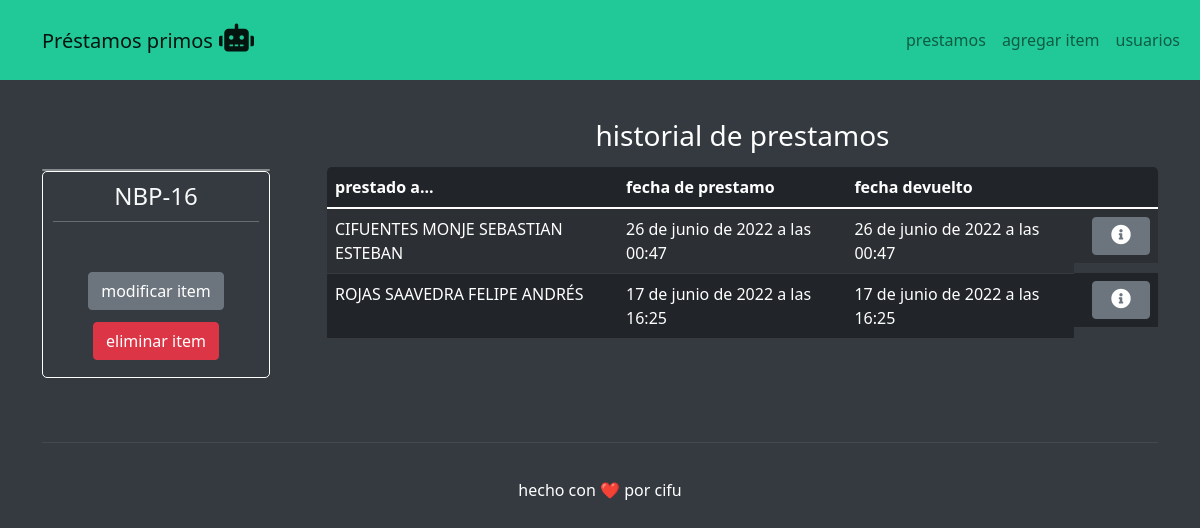
Before: /26/ with the older database file.
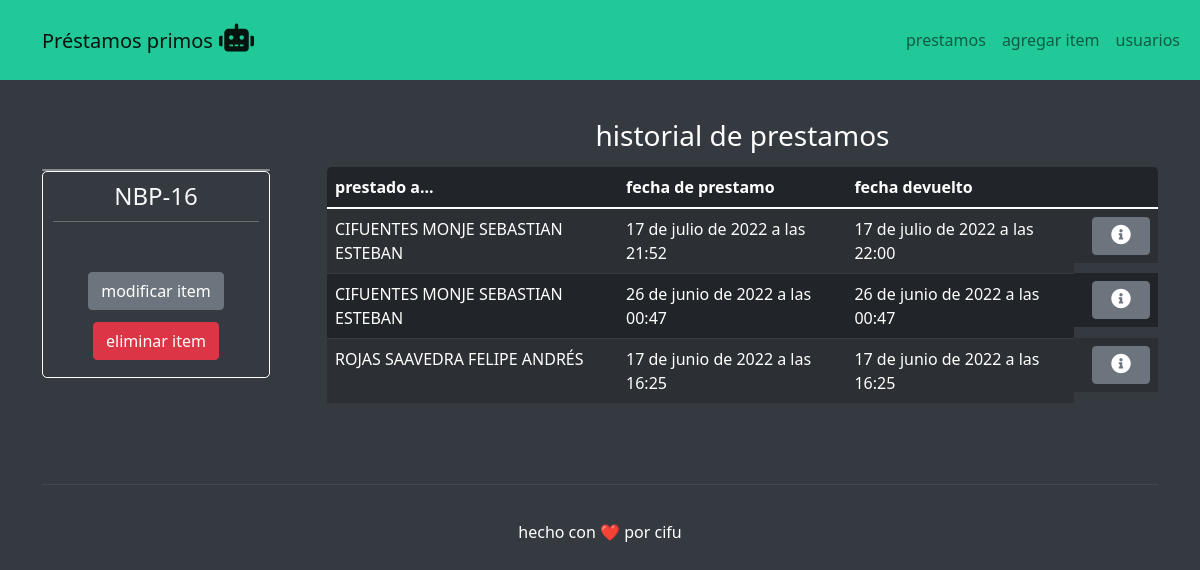
After: the same page with the newer database file.
### items/models.py (models this page shows, shortened)
class prestamo(models.Model):
    usuario = models.ForeignKey(usuario, on_delete=models.CASCADE)
    item = models.ForeignKey(item, on_delete=models.CASCADE)
    fecha_prestamo = models.DateTimeField('fecha prestamo', null=True, blank=True)
    fecha_devuelto = models.DateTimeField('fecha devuelto', null=True, blank=True)
    devuelto = models.BooleanField(default=False)

class usuario(models.Model):
    nombre = models.CharField(max_length=150)
    rol = models.CharField(max_length=15, blank=True)
    rut = models.CharField(max_length=15, blank=True)
    correo = models.CharField(max_length=150, blank=True)
    def __str__(self):
        return self.nombre
    class Meta:
        ordering = ['-nombre']

### items/views.py (the view)
# urls.py: path('<int:id>/', views.item_, name='item_'),
def item_(request, id):
    print("request de item")
    item_ = get_object_or_404(item, pk=id)
    prestamos = prestamo.objects.filter(item=item_).order_by("-fecha_prestamo")
    return(render(request, 'item.html', {'item':item_, 'prestamos':prestamos}))

### items/models.py (called while the page is built)
    def __str__(self):
        return self.nombre

### items/templates/item.html (shortened to what this page needs)
{% extends 'base.html' %}
{% block content %}
<div class="container" style="padding-top: 39px;">
    <div class="row">
        <div class="col-auto col-md-3" style="margin-top: 50px;padding-right: 45px;">
            <div class="card" style="background: rgba(255,255,255,0.5);"></div>
            <form
                style="border-radius: 5px;padding-top: 10px;padding-right: 10px;padding-bottom: 10px;padding-left: 10px;border: 1px solid var(--bs-body-bg);border-top-style: solid;">
                <h1 class="fs-4 text-center" style="color: var(--bs-gray-100);">{{ item }}</h1>
                <hr
                    style="background: var(--bs-body-bg);border-width: 1px;border-color: var(--bs-body-bg);color: var(--bs-body-bg);margin-top: 10px;margin-bottom: 10px;" />
                    <div class="d-flex d-md-flex d-lg-flex justify-content-end justify-content-md-end align-items-md-center justify-content-lg-end justify-content-xl-center"
                    style="margin-top: 50px;padding-bottom: 7px;"> <button class="btn btn-secondary" type="button">modificar item</button> </div>
                    <div class="d-flex d-md-flex d-lg-flex justify-content-end justify-content-md-end align-items-md-center justify-content-lg-end justify-content-xl-center"
                    style="margin-top: 5px;padding-bottom: 7px;"><button class="btn btn-danger" type="button">eliminar item</button></div>
            </form>
        </div>
        <div class="col-md-9">
            <div class="text-center" style="margin-top: 0px;margin-bottom: 14px;">
                <h3 style="color: var(--bs-body-bg);">historial de prestamos</h3>
            </div>
            <div class="table-responsive" style="border-radius: 5px;border: 1px none var(--bs-body-bg);">
                <table class="table table-striped table-dark">
                    <thead>
                        <tr>
                            <th>prestado a...</th>
                            <th>fecha de prestamo</th>
                            <th>fecha devuelto</th>
                            <th></th>
                        </tr>
                    </thead>
                    <tbody>
                        {% for prestamo in prestamos %}
                        <tr>
                            <td>{{prestamo.usuario}}</td>
                            <td>{{prestamo.fecha_prestamo}}</td>
                            {% if prestamo.fecha_devuelto %}
                            <td>{{prestamo.fecha_devuelto}}</td>
                            {% else %}
                            <td> </td>
                            {% endif %}
                            <td class="d-lg-flex justify-content-lg-center"><button class="btn btn-secondary"
                                    type="button"
                                    style="text-align: center;padding-left: 18px;padding-right: 18px;margin-left: 10px;"><i
                                        class="fas fa-info-circle fs-5"></i></button></td>
                        </tr>
                        {% endfor %}
                    </tbody>
                </table>
            </div>
        </div>
    </div>
</div>
{% endblock %}

Changed rows visible on the page:
added prestamo: usuario "CIFUENTES MONJE SEBASTIAN ESTEBAN", fecha_prestamo "17 de julio de 2022 a las 21:52", fecha_devuelto "17 de julio de 2022 a las 22:00"
